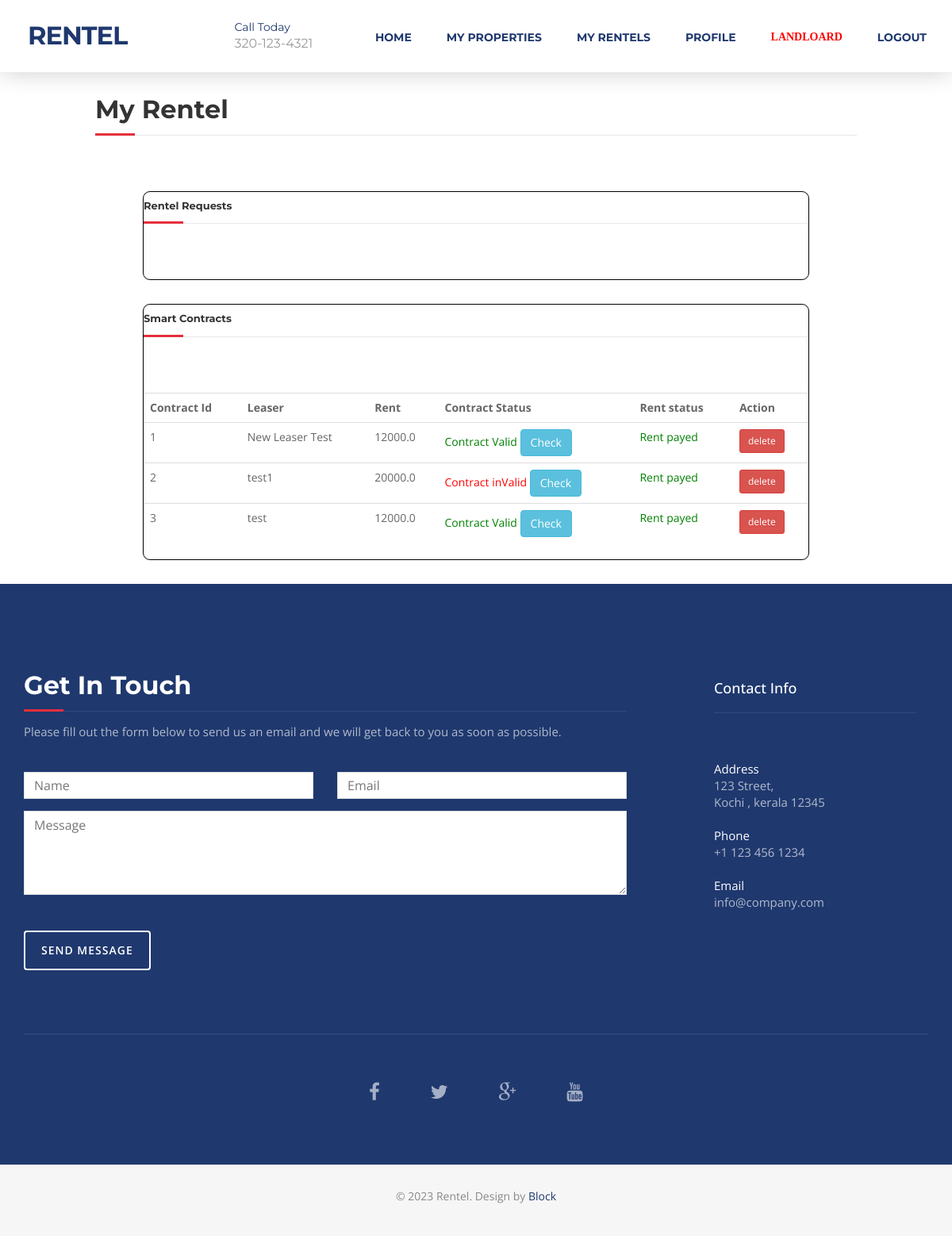
Screenshot of /landdeals/MyRentels (signed in) with the database file from the repository.
### landdeals/models.py (models this page shows)
class Contarct(models.Model):
    leaser_name = models.CharField(max_length=255)
    landloard_name = models.CharField(max_length=255)
    properties = models.ForeignKey(Properties,on_delete=models.CASCADE)
    date = models.DateTimeField(auto_now_add=True,null=True)
    rent = models.FloatField()
    leaser  = models.IntegerField()
    landloard = models.ForeignKey(User,on_delete=models.CASCADE)
    contract_status = models.BooleanField(default=True)
    rent_status = models.BooleanField(default=True)

### landdeals/views.py (the view)
# urls.py: path("MyRentels",views.MyRentels,name="MyRentels"),
@login_required(login_url='SignIn')
def MyRentels(request):
    user = request.user
    requests = RentelApprovel.objects.filter(landloard = user.id)
    context = {
        "requests":requests,
    }
    try:
        contract = Contarct.objects.filter(landloard = request.user)
        context["contract"] = contract
    except:
        pass
    return render(request,"myrentels.html",context)

### templates/myrentels.html (shortened to what this page needs)
{% extends "landloardindex.html" %}
{% block content %}
<div class="contaniner mt-5">
    <div class="rentelcontainer mt-5">
        <div class="section-title">
            <h2>My Rentel</h2>
        </div>
    </div>
    <div class="rentelcontainer2  mt-5">
        <div class="section-title rqeq">
            <h2>Rentel Requests</h2>
        </div>
    </div>
    <div class="smartcontracts">
        <div class="section-title rqeq">
            <h2>Smart Contracts</h2>
        </div>
        <table class="table">
            <tr>
                <th>Contract Id</th>
                <th>Leaser</th>
                <th>Rent</th>
                <th>Contract Status</th>
                <th>Rent status</th>
                <th>Action</th>
            </tr>
            {% for i in contract %}
            <tr>
                <td>{{i.id}}</td>
                <td>{{i.leaser_name}}</td>
                <td>{{i.rent}}</td>
                <td>
                    {% if i.contract_status == True %}
                    <span style="Color:green">Contract Valid</span> <a class="btn btn-info"
                        href="{%url 'ContractvalidationCheck' i.id%}">Check</a>
                    {% else %}
                    <span style="Color:red">Contract inValid</span> <a class="btn btn-info"
                        href="{%url 'ContractvalidationCheck' i.id%}">Check</a>
                    {% endif %}
                </td>
                <td>
                    {% if i.rent_status == True %}
                    <span style="Color:green">Rent payed</span>
                    {% else %}
                    <span style="Color:red">Uppaid rent</span>
                    {% endif %}
                </td>
                <td><a href="" class="btn btn-danger btn-sm">delete</a></td>
            </tr>
            {% endfor %}
        </table>
    </div>
</div>
{% endblock %}

### templates/landloardindex.html (shortened to what this page needs)
{% load static %}
<!DOCTYPE html>
<html lang="en">
<head>
<link rel="stylesheet" type="text/css"  href="{%static 'css/bootstrap.css' %}">
<link rel="stylesheet" type="text/css" href="{%static 'fonts/font-awesome/css/font-awesome.css' %}">
<link rel="stylesheet" type="text/css" href="{%static 'css/style.css' %}">
<link rel="stylesheet" type="text/css" href="{%static 'css/nivo-lightbox/nivo-lightbox.css' %}">
<link rel="stylesheet" type="text/css" href="{%static 'css/nivo-lightbox/default.css' %}">
</head>
<body id="page-top" data-spy="scroll" data-target=".navbar-fixed-top">
<nav id="menu" class="navbar navbar-default navbar-fixed-top">
  <div class="container">
    <div class="navbar-header">
      <a class="navbar-brand page-scroll" href="#page-top">Rentel</a>
      <div class="phone"><span>Call Today</span>320-123-4321</div>
    </div>
    <div class="collapse navbar-collapse" id="bs-example-navbar-collapse-1">
      <ul class="nav navbar-nav navbar-right">
        <li><a href="{%url 'Index' %}" class="page-scroll">Home</a></li>
        {% if request.user.is_authenticated %}
        <li><a href="{%url 'MyProperties' %}" class="page-scroll">My Properties</a></li>
        <li><a href="{%url 'MyRentels' %}" class="page-scroll">My Rentels</a></li>
        <li><a href="{%url 'Landloardprofile' %}" class="page-scroll">Profile</a></li>
        <li><a href="#contact" style="color: red !important;font-family:Georgia, 'Times New Roman', Times, serif" class="page-scroll">{{request.user.first_name}}</a></li>
        <li><a href="{%url 'SignOut' %}" class="page-scroll">Logout</a></li>
{% else %}
        <li><a href="{%url 'SignIn' %}" class="page-scroll">Login</a></li>
        {% endif %}
      </ul>
    </div>
  </div>
</nav>
{% block content %}{% endblock %}
<div id="contact">
  <div class="container">
    <div class="col-md-8">
      <div class="row">
        <div class="section-title">
          <h2>Get In Touch</h2>
          <p>Please fill out the form below to send us an email and we will get back to you as soon as possible.</p>
        </div>
          <div class="row">
            <div class="col-md-6">
              <div class="form-group">
                <input type="text" id="name" class="form-control" placeholder="Name" required="required">
              </div>
            </div>
            <div class="col-md-6">
              <div class="form-group">
                <input type="email" id="email" class="form-control" placeholder="Email" required="required">
              </div>
            </div>
          </div>
          <div class="form-group">
            <textarea name="message" id="message" class="form-control" rows="4" placeholder="Message" required></textarea>
          </div>
          <button type="submit" class="btn btn-custom btn-lg">Send Message</button>
      </div>
    </div>
    <div class="col-md-3 col-md-offset-1 contact-info">
      <div class="contact-item">
        <h4>Contact Info</h4>
        <p><span>Address</span>123 Street,<br>
          Kochi , kerala 12345</p>
      </div>
      <div class="contact-item">
        <p><span>Phone</span> +1 123 456 1234</p>
      </div>
      <div class="contact-item">
        <p><span>Email</span> info@company.com</p>
      </div>
    </div>
    <div class="col-md-12">
      <div class="row">
        <div class="social">
          <ul>
            <li><a href="#"><i class="fa fa-facebook"></i></a></li>
            <li><a href="#"><i class="fa fa-twitter"></i></a></li>
            <li><a href="#"><i class="fa fa-google-plus"></i></a></li>
            <li><a href="#"><i class="fa fa-youtube"></i></a></li>
          </ul>
        </div>
      </div>
    </div>
  </div>
</div>
<div id="footer">
  <div class="container text-center">
    <p>&copy; 2023 Rentel. Design by <a href="" rel="nofollow">Block</a></p>
  </div>
</div>
</body>
</html>

### static/css/style.css (style rules this page uses)
body, html { font-family: 'Open Sans', sans-serif; text-rendering: optimizeLegibility !important; -webkit-font-smoothing: antialiased !important; color: #666; font-weight: 400; width: 100% !important; height: 100% !important; }
h2 { font-family: 'Montserrat', sans-serif; margin: 0 0 20px 0; font-weight: 700; font-size: 32px; color: #333; }
h4 { font-size: 18px; color: #333; }
p { font-size: 15px; }
a { color: #1f386e; font-weight: 400; }
ul, ol { list-style: none; }
ul, ol { padding: 0; webkit-padding: 0; moz-padding: 0; }
#menu { padding: 20px; transition: all 0.8s; }
#menu.navbar-default { background-color: #fff; border-color: rgba(231, 231, 231, 0); box-shadow: 0 0 30px rgba(0,0,0,0.2) }
#menu a.navbar-brand { font-family: 'Montserrat', sans-serif; font-size: 32px; font-weight: 700; color: #1f386e; text-transform: uppercase; letter-spacing: -1px; }
#menu.navbar-default .navbar-nav > li > a { font-family: 'Montserrat', sans-serif; text-transform: uppercase; color: #1f386e; font-size: 14px; font-weight: 700; padding: 8px 2px; border-radius: 0; margin: 9px 20px 0 20px; }
#menu .phone { font-family: 'Montserrat', sans-serif; margin: 4px 0 0 120px; float: left; font-size: 16px; font-weight: 400; color: #999; }
#menu .phone span { font-size: 14px; display: block; color: #1f386e; }
.section-title { margin-bottom: 70px; }
.section-title h2 { position: relative; margin-top: 10px; margin-bottom: 15px; padding-bottom: 15px; border-bottom: 1px solid rgba(0, 0, 0, 0.09); }
.section-title h2::after { position: absolute; content: ""; background-color: #e52f3c; height: 3px; width: 50px; bottom: -1px; left: 0; }
.btn-custom { text-transform: uppercase; color: #fff; background-color: #e52f3c; padding: 14px 20px; letter-spacing: 1px; margin: 0; font-size: 14px; font-weight: 600; border-radius: 4px; transition: all 0.3s; }
#contact { padding: 100px 0 60px 0; background: #1f386e; color: rgba(255,255,255,.65); }
#contact .section-title { margin-bottom: 40px; }
#contact h2 { color: #fff; margin-top: 10px; margin-bottom: 15px; padding-bottom: 15px; border-bottom: 1px solid rgba(255, 255, 255, 0.09); }
#contact h4 { color: #fff; margin-top: 22px; margin-bottom: 60px; padding-bottom: 20px; border-bottom: 1px solid rgba(255, 255, 255, 0.09); }
#contact .btn-custom { margin: 30px 0; background: transparent; border: 2px solid #fff; }
#contact .form-control { display: block; width: 100%; padding: 6px 12px; font-size: 16px; line-height: 1.42857143; color: #444; background-color: #fff; background-image: none; border: 1px solid #ddd; border-radius: 0; -webkit-box-shadow: none; box-shadow: none; -webkit-transition: none; -o-transition: none; transition: none; }
#contact .contact-item { margin: 20px 0; }
#contact .contact-item span { color: rgba(255,255,255,1); display: block; }
#contact .social { border-top: 1px solid rgba(255,255,255,0.1); padding-top: 50px; margin-top: 50px; text-align: center; }
#contact .social ul li { display: inline-block; margin: 0 20px; }
#contact .social i.fa { font-size: 24px; padding: 10px; color: rgba(255,255,255,0.6); transition: all 0.3s; }
#footer { background: #f6f6f6; padding: 30px 0; }
#footer p { color: #888; font-size: 14px; }
#footer a { color: #1f386e; }

### templates/myrentels.html (style rules this page uses)
.rentelcontainer { margin: auto; margin-top: 10%; width: 80%; }
.rqeq h2 { font-size: small; }
.rentelcontainer2 { width: 70%; border: 1px solid black; border-radius: 9px; margin: auto; margin-top: 10px; margin-bottom: 30px; }
.smartcontracts { width: 70%; border: 1px solid black; border-radius: 9px; margin: auto; margin-top: 10px; margin-bottom: 30px; }

### rows the page displays
Contarct: id "1", leaser_name "New Leaser Test", rent "12000.0", contract_status "Contract Valid", rent_status "Rent payed"
Contarct: id "2", leaser_name "test1", rent "20000.0", contract_status "Contract inValid", rent_status "Rent payed"
Contarct: id "3", leaser_name "test", rent "12000.0", contract_status "Contract Valid", rent_status "Rent payed"

### other values shown
{{ request.user.first_name }} "LANDLOARD"
